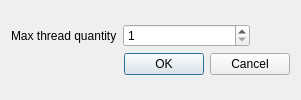
<?xml version="1.0" encoding="UTF-8"?>
<ui version="4.0">
 <class>ThreadCountChangeDialog</class>
 <widget class="QDialog" name="ThreadCountChangeDialog">
  <property name="geometry">
   <rect>
    <x>0</x>
    <y>0</y>
    <width>301</width>
    <height>100</height>
   </rect>
  </property>
  <property name="windowTitle">
   <string>Change thread quantity</string>
  </property>
  <layout class="QVBoxLayout" name="verticalLayout_2">
   <item>
    <layout class="QVBoxLayout" name="verticalLayout">
     <item>
      <layout class="QHBoxLayout" name="horizontalLayout" stretch="0,1,0">
       <item>
        <widget class="QLabel" name="label">
         <property name="text">
          <string>Max thread quantity</string>
         </property>
        </widget>
       </item>
       <item>
        <widget class="QSpinBox" name="spinBox">
         <property name="minimum">
          <number>1</number>
         </property>
        </widget>
       </item>
       <item>
        <spacer name="horizontalSpacer">
         <property name="orientation">
          <enum>Qt::Horizontal</enum>
         </property>
         <property name="sizeHint" stdset="0">
          <size>
           <width>40</width>
           <height>20</height>
          </size>
         </property>
        </spacer>
       </item>
      </layout>
     </item>
     <item>
      <widget class="QDialogButtonBox" name="buttonBox">
       <property name="orientation">
        <enum>Qt::Horizontal</enum>
       </property>
       <property name="standardButtons">
        <set>QDialogButtonBox::Cancel|QDialogButtonBox::Ok</set>
       </property>
      </widget>
     </item>
    </layout>
   </item>
  </layout>
 </widget>
 <resources/>
 <connections>
  <connection>
   <sender>buttonBox</sender>
   <signal>accepted()</signal>
   <receiver>ThreadCountChangeDialog</receiver>
   <slot>accept()</slot>
   <hints>
    <hint type="sourcelabel">
     <x>248</x>
     <y>254</y>
    </hint>
    <hint type="destinationlabel">
     <x>157</x>
     <y>274</y>
    </hint>
   </hints>
  </connection>
  <connection>
   <sender>buttonBox</sender>
   <signal>rejected()</signal>
   <receiver>ThreadCountChangeDialog</receiver>
   <slot>reject()</slot>
   <hints>
    <hint type="sourcelabel">
     <x>316</x>
     <y>260</y>
    </hint>
    <hint type="destinationlabel">
     <x>286</x>
     <y>274</y>
    </hint>
   </hints>
  </connection>
 </connections>
</ui>
